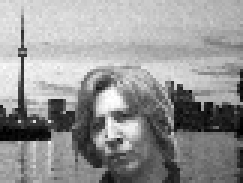
#> input picture data/combined/103.png, 81 x 61 px (shown 3 times larger); its folder holds only this picture in this run
$ python ICM.py   (Python 2 division)
#> lines starting #> are read from the running program, lines starting #| are printed output that depends on the picture
### loadData.py
import Image
import os
import numpy as np

PATHCOMBINED = "data/combined/"

class loadData:
  def __init__(self, limit = None, randomize=True):

#> called with randomize = True
    self.files = os.listdir(PATHCOMBINED)
    if randomize == True:
      self.files = np.random.permutation(self.files)
    if limit:
      self.files = self.files[:limit]

    self.dataArray = []
    for i in self.files:
      image = Image.open(PATHCOMBINED+i)
#> image is the input picture: PIL image 81x61 L; min 0, max 255, mean 149.6
#> in __init__, `self.h_f = np.random.randint(0,self.num_class,len(self.data))`: self.h_f = [3]
#> in __init__, `self.h_b = np.random.randint(0,self.num_class,len(self.data))`: self.h_b = [5]
      self.dataArray.append(1.0*np.array(image.getdata(), dtype=np.float64)/255.0)

    self.dataArray = np.array(self.dataArray)
# [5 lines of commented-out code are left out]

  def getDataArray(self):
    return self.dataArray

### visualizer.py
import Image
#from PIL import Image
import numpy as np

class visualizer:
  def __init__(self):
    self.shape = (61,81) # height * width

  def array2image(self,datain):
    data = datain.reshape(self.shape)
    rescaled = (255.0 * data).astype(np.uint8)
    return Image.fromarray(rescaled)

  def visualize(self, alpha, mu, sigma):
    im = Image.new('L', (self.shape[1] * 3, self.shape[0] * len(alpha)))
#> im: PIL image 243x854 L; every value is 0
    for i in range(len(alpha)):
        im.paste(self.array2image(alpha[i]),(self.shape[1]*0, self.shape[0]*i))
        im.paste(self.array2image(mu[i]),(self.shape[1]*1, self.shape[0]*i))
        im.paste(self.array2image(sigma[i]),(self.shape[1]*2, self.shape[0]*i))
#> this loop made 14 passes
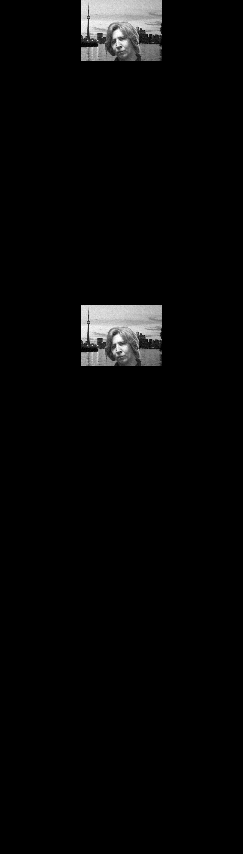
#> im: PIL image 243x854 L; min 0, max 255, mean 7.1
    im.show()

  def visualizeMatrix(self, m):
    im = Image.fromarray((255.0 * m).astype(np.uint8))
    im.show()

### ICM.py
import numpy as np
import loadData
import visualizer

class ICM:
  def __init__(self,  num_class = 14):
    self.num_class = num_class;

    # data
    self.data = loadData.loadData().getDataArray()

    # model parameters
    # for each pixel in each class, there are:
      # 1. pi representing probability of the class
      # 2. alpha representing probability of being foreground
      # 3. mu and sigma representing gaussian of observation vs fg/bg data
    self.param_pi = np.array([1.0/self.num_class] * self.num_class)
    self.param_alpha = np.ones((self.num_class, len(self.data[0])))  * 0.5
    self.param_mu = np.random.random((self.num_class, len(self.data[0])))
    self.param_sigma = np.ones((self.num_class, len(self.data[0]))) * 1.0

    # hidden variables
    # for each training case, there are:
      # 1. f and b representing FG/BG class
      # 2. m representing the mask
    self.h_f = np.random.randint(0,self.num_class,len(self.data))
    self.h_m = np.random.random_integers(0,1,(len(self.data), len(self.data[0])))
    self.h_b = np.random.randint(0,self.num_class,len(self.data))

  def gaussian(self, x, mu, sig):
      return 1.0/(pow(2*np.pi, .5) * sig) * np.exp(-(x-mu)*(x-mu) / (2 * sig * sig ))

  def step_E(self):
    for t in range(len(self.data)):
      # f
      maxF = - np.infty
      for f in range(self.num_class):
        g = self.gaussian(self.data[t],self.param_mu[f], self.param_sigma[f])
        current = self.param_pi[f] * np.sum(np.log(np.where(self.h_m[t] == 0 , 1 - self.param_alpha[f], self.param_alpha[f]*g))) # use log to avoid underflow
        if current > maxF:
          maxF = current
          self.h_f[t] = f

      # m
      pm1 = self.param_alpha[self.h_f[t]] * self.gaussian(self.data[t], self.param_mu[self.h_f[t]], self.param_sigma[self.h_f[t]])
      pm0 = (1 - self.param_alpha[self.h_f[t]]) * self.gaussian(self.data[t], self.param_mu[self.h_b[t]], self.param_sigma[self.h_b[t]])
      self.h_m[t] = np.where(pm1 > pm0, 1, 0)

      # b
      maxB = -np.infty
      for b in range(self.num_class):
        g = self.gaussian(self.data[t],self.param_mu[b], self.param_sigma[b])
        current = self.param_pi[b] * np.sum(np.log(np.where(self.h_m[t] ==  0, g, 1.0)))
        if current > maxB:
          maxB = current
          self.h_b[t] = b

  def step_M(self):
    # pi
    for j in range(self.num_class):
      self.param_pi[j] = 1.0/(2 * len(self.h_f)) * ((self.h_f == j).sum() + (self.h_b == j).sum())

    # alpha
    for j in range(self.num_class):
      scale = (self.h_f == j).sum()
      scale = scale if scale != 0 else 1.0
      self.param_alpha[j] = np.sum(np.where(self.h_f == j, 1.0, 0.0)[:,None] * self.h_m, axis=0) / scale

    # mu
    for j in range(self.num_class):
      scale = ((self.h_f == j) | (self.h_b == j)).sum()
      scale = scale if scale != 0 else 1.0
      self.param_mu[j] = np.sum( np.where((self.h_f == j) | (self.h_b == j), 1.0, 0.0)[:,None] * self.data, axis=0) / scale

    # sigma
    for j in range(self.num_class):
      scale = ((self.h_f == j) | (self.h_b == j)).sum()
      scale = scale if scale != 0 else 1.0
      self.param_sigma[j] = np.sum( np.where((self.h_f == j) | (self.h_b == j), 1.0, 0.0)[:,None] * pow(self.data - self.param_mu[j],2), axis=0) / scale

  def do_EM(self, n_iteration = 10):
    for i in range(n_iteration):
      print "iteration:", i
      self.step_E()
      self.step_M()

if __name__ == "__main__":
  sut = ICM()
  sut.do_EM(5)

  print "launch visualizer"
  v = visualizer.visualizer()
  v.visualize(sut.param_alpha, sut.param_mu, sut.param_sigma)

$ run again, on data/combined/119.png
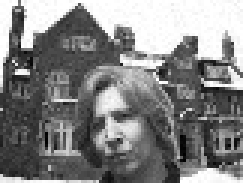
#> input picture data/combined/119.png, 81 x 61 px (shown 3 times larger)
#> in __init__, image is the input picture: PIL image 81x61 L; min 0, max 255, mean 131.6
#> self.h_f = [3]
#> self.h_b = [5]
#> the loop in visualize, `for i in range(len(alpha)):` made 14 passes
#> after the loop in visualize, `for i in range(len(alpha)):`:
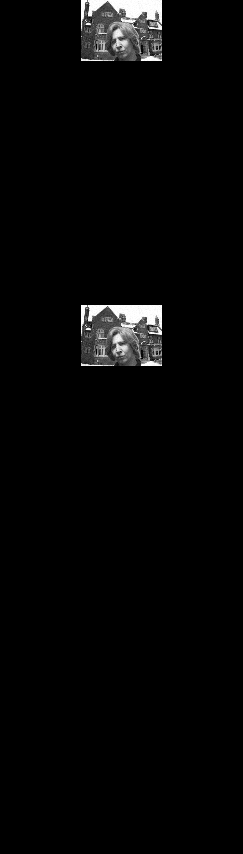
#> im: PIL image 243x854 L; min 0, max 255, mean 6.3

$ run again, on data/combined/121.png
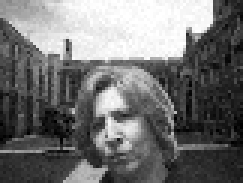
#> input picture data/combined/121.png, 81 x 61 px (shown 3 times larger)
#> in __init__, image is the input picture: PIL image 81x61 L; min 0, max 255, mean 113.2
#> self.h_f = [3]
#> self.h_b = [5]
#> the loop in visualize, `for i in range(len(alpha)):` made 14 passes
#> after the loop in visualize, `for i in range(len(alpha)):`:
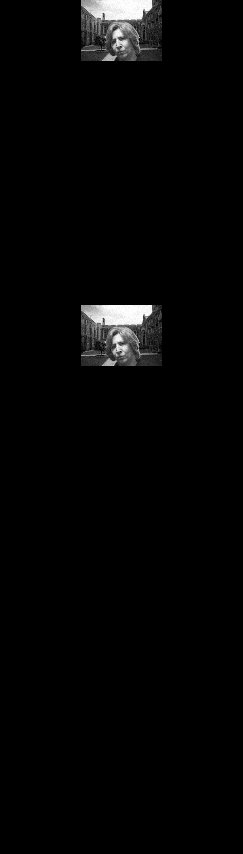
#> im: PIL image 243x854 L; min 0, max 255, mean 5.4
